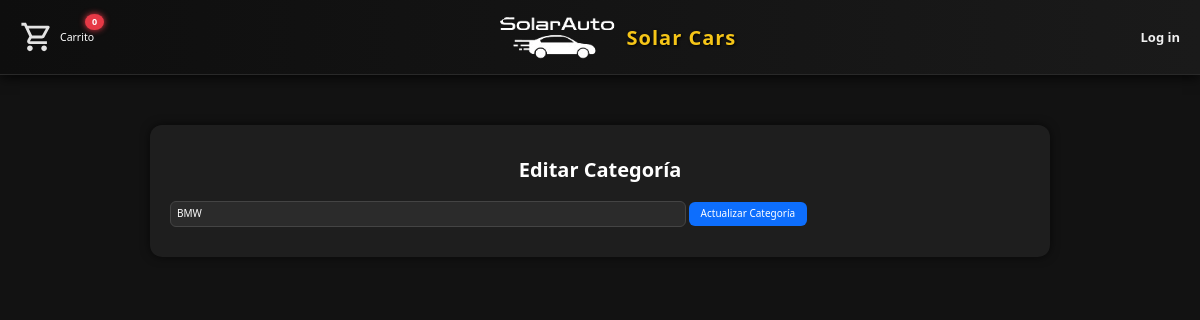
Page /admin/editar_categoria.php?id=6 on the earlier database version.
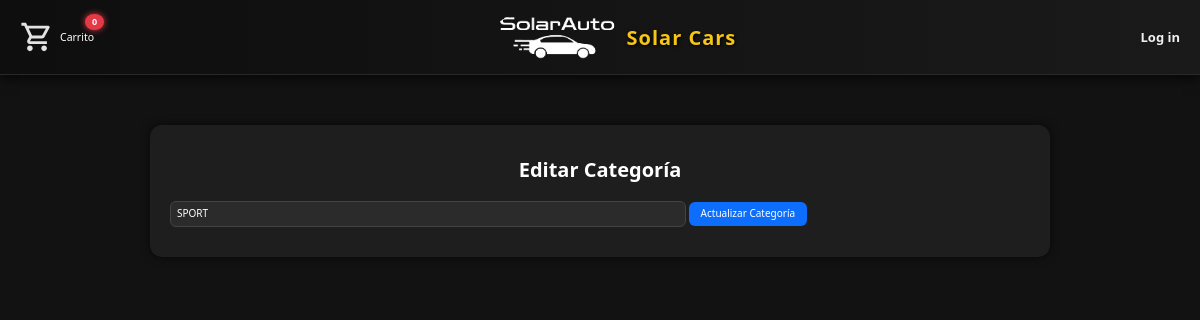
Same page on the later database version.
### tables this page shows
CREATE TABLE `categorias` (
  `id` int(255) NOT NULL,
  `nombre` varchar(100) NOT NULL
);

### admin/editar_categoria.php (the view, shortened to what this page needs)
<?php
include '../conexion.php';
if (isset($_GET['id'])) {
    $id = $_GET['id'];
    $stmt = $pdo->prepare("SELECT * FROM categorias WHERE id = :id");
    $stmt->execute(['id' => $id]);
    $categoria = $stmt->fetch(PDO::FETCH_ASSOC);
} else {
    header("Location: categorias.php");
    exit;
}
?>
<!DOCTYPE html>
<html lang="es">
<head>
    <link rel="stylesheet" href="../css/Normalize.css">
    <link rel="stylesheet" href="../css/styles.css">
</head>
<body>
<?php include '../php/include/header.php'; ?>
<main class="admin__categorias-contenedor">
    <h1 class="titulo">Editar Categoría</h1>
    <form method="POST">
        <input type="text" name="nombre" value="<?= htmlspecialchars($categoria['nombre']) ?>" required class="input-categoria">
        <button type="submit" class="btn-agregar">Actualizar Categoría</button>
    </form>
</main>
</body>
</html>

Differences in the rows shown:
changed categorias: nombre "BMW" → "SPORT"
